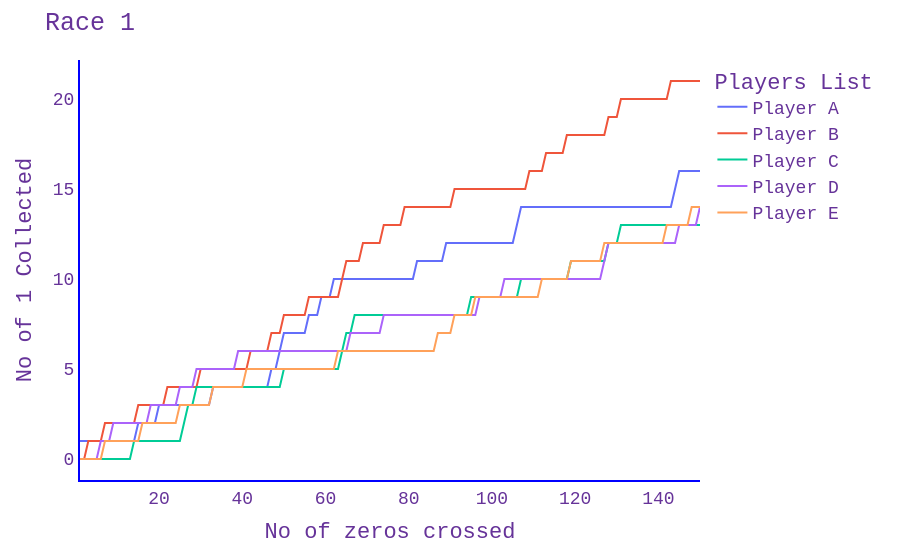

Here is the notebook cell this chart was saved with:
### Code cell
## Creating a line chart of MSFT and AAPL stock prices
## with px

## Call px.line
fig = px.line(df,                 ## First input the data
              x='zero_num',           ## Then the desired horizontal variable
              y=['1_digit_cc1', '2_digit_cc1', '3_digit_cc1','4_digit_cc1','5_digit_cc1'],\
             ) ## When wanting to plot multiple columns as lines at once
                                  ## input a list of column names
#fig.update_traces(selector={'name':'1_digit_cc1'},line={'dash':'dash'})
fig.update_layout(hovermode='x')


newnames = {'1_digit_cc1':'Player A', '2_digit_cc1':'Player B', '3_digit_cc1':'Player C','4_digit_cc1':'Player D','5_digit_cc1':'Player E'}
fig.for_each_trace(lambda t: t.update(name = newnames[t.name],
                                      legendgroup = newnames[t.name],
                                      hovertemplate = t.hovertemplate.replace(t.name, newnames[t.name])
                                     )
                  )
fig.update_layout(
    title="Race 1",
    xaxis_title="No of zeros crossed",
    yaxis_title="No of 1 Collected",
    legend_title="Players List ",
    paper_bgcolor='rgba(0,0,0,0)',
    plot_bgcolor='rgba(0,0,0,0)',
    font=dict(
        family="Courier New, monospace",
        size=18,
        color="RebeccaPurple"
    )
)
fig.update_xaxes(linecolor="blue",linewidth=2)
fig.update_yaxes(linecolor="blue",linewidth=2)
## This displays the Figure
fig.show()
fig.write_html("graph_11.html")

### Figure 1 — Plotly figure (JSON) as saved in the notebook; plotly's stock layout.template omitted (floating-point values rounded to 4 significant figures; data arrays with more than 128 entries replaced by an {"elided": "..."} marker saying what was removed)
{"data": [{"hovertemplate": "variable=Player A<br>zero_num=%{x}<br>value=%{y}<extra></extra>", "legendgroup": "Player A", "line": {"color": "#636efa", "dash": "solid"}, "marker": {"symbol": "circle"}, "mode": "lines", "name": "Player A", "orientation": "v", "showlegend": true, "type": "scatter", "x": {"elided": "150 int values"}, "xaxis": "x", "y": {"elided": "150 int values"}, "yaxis": "y"}, {"hovertemplate": "variable=Player B<br>zero_num=%{x}<br>value=%{y}<extra></extra>", "legendgroup": "Player B", "line": {"color": "#EF553B", "dash": "solid"}, "marker": {"symbol": "circle"}, "mode": "lines", "name": "Player B", "orientation": "v", "showlegend": true, "type": "scatter", "x": {"elided": "150 int values"}, "xaxis": "x", "y": {"elided": "150 int values"}, "yaxis": "y"}, {"hovertemplate": "variable=Player C<br>zero_num=%{x}<br>value=%{y}<extra></extra>", "legendgroup": "Player C", "line": {"color": "#00cc96", "dash": "solid"}, "marker": {"symbol": "circle"}, "mode": "lines", "name": "Player C", "orientation": "v", "showlegend": true, "type": "scatter", "x": {"elided": "150 int values"}, "xaxis": "x", "y": {"elided": "150 int values"}, "yaxis": "y"}, {"hovertemplate": "variable=Player D<br>zero_num=%{x}<br>value=%{y}<extra></extra>", "legendgroup": "Player D", "line": {"color": "#ab63fa", "dash": "solid"}, "marker": {"symbol": "circle"}, "mode": "lines", "name": "Player D", "orientation": "v", "showlegend": true, "type": "scatter", "x": {"elided": "150 int values"}, "xaxis": "x", "y": {"elided": "150 int values"}, "yaxis": "y"}, {"hovertemplate": "variable=Player E<br>zero_num=%{x}<br>value=%{y}<extra></extra>", "legendgroup": "Player E", "line": {"color": "#FFA15A", "dash": "solid"}, "marker": {"symbol": "circle"}, "mode": "lines", "name": "Player E", "orientation": "v", "showlegend": true, "type": "scatter", "x": {"elided": "150 int values"}, "xaxis": "x", "y": {"elided": "150 int values"}, "yaxis": "y"}], "layout": {"font": {"color": "RebeccaPurple", "family": "Courier New, monospace", "size": 18}, "hovermode": "x", "legend": {"title": {"text": "Players List "}, "tracegroupgap": 0}, "margin": {"t": 60}, "paper_bgcolor": "rgba(0,0,0,0)", "plot_bgcolor": "rgba(0,0,0,0)", "title": {"text": "Race 1"}, "xaxis": {"anchor": "y", "domain": [0, 1], "linecolor": "blue", "linewidth": 2, "title": {"text": "No of zeros crossed"}}, "yaxis": {"anchor": "x", "domain": [0, 1], "linecolor": "blue", "linewidth": 2, "title": {"text": "No of 1 Collected"}}}}
